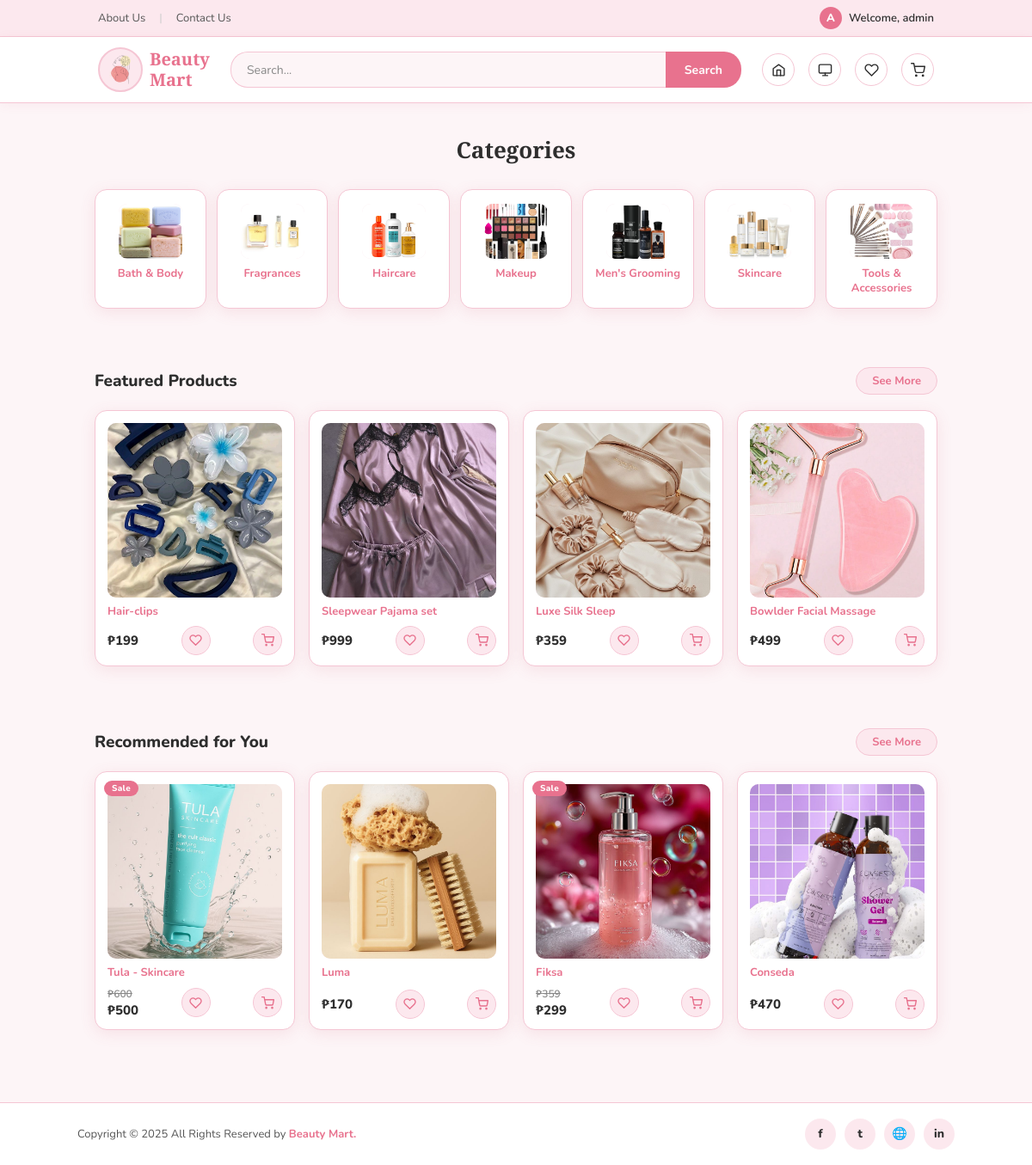
The page /3-customer/dashboard.php (signed in) on the database its author committed.
### tables this page shows
CREATE TABLE `products` (
  `id` int(11) NOT NULL,
  `seller_id` int(11) NOT NULL,
  `category_id` int(11) DEFAULT NULL,
  `name` varchar(100) NOT NULL,
  `description` text DEFAULT NULL,
  `price` decimal(10,2) NOT NULL,
  `stock` int(11) NOT NULL DEFAULT 0,
  `image` varchar(255) DEFAULT 'default.jpg' COMMENT 'Primary thumbnail; additional images in product_images',
  `created_at` timestamp NOT NULL DEFAULT current_timestamp(),
  `updated_at` timestamp NOT NULL DEFAULT current_timestamp() ON UPDATE current_timestamp()
);

### 3-customer/dashboard.php (the view, shortened to what this page needs)
<?php
require_once '../includes/functions.php';
$stmt = $pdo->query("SELECT * FROM products ORDER BY created_at DESC");
$products = $stmt->fetchAll();
$featured = array_slice($products, 0, 4);
$recommended = array_slice($products, 4, 4);
$categories = [
    ['name' => 'Bath & Body', 'img' => '../images/category-img/cat-bath.png'],
    ['name' => 'Fragrances', 'img' => '../images/category-img/cat-frag.png'],
    ['name' => 'Haircare', 'img' => '../images/category-img/cat-hair.png'],
    ['name' => 'Makeup', 'img' => '../images/category-img/cat-makeup.png'],
    ['name' => "Men's Grooming", 'img' => '../images/category-img/cat-men.png'],
    ['name' => 'Skincare', 'img' => '../images/category-img/cat-skin.png'],
    ['name' => 'Tools & Accessories', 'img' => '../images/category-img/cat-tools.png'],
];
?>
<!DOCTYPE html>
<html lang="en">
<head>
    <link rel="stylesheet" href="../css/customer_dash.css">
    <link rel="stylesheet" href="../css/responsive.css">
</head>
<body>
    <div class="top-bar">
        <div class="inner">
            <div class="left">
                <a href="../includes/about.php">About Us</a>
                <span class="sep">|</span>
                <a href="../includes/contact.php">Contact Us</a>
            </div>
            <div class="right">
                <a href="profile.php">
                </a>
                Welcome, <?= htmlspecialchars($_SESSION['username']) ?>
            </div>
        </div>
    </div>
    <nav class="navbar">
        <div class="inner">
            <a href="dashboard.php" class="logo">
                <div class="logo-icon">
                    <img src="../images/logo.png" alt="Logo">
                </div>
                <div class="logo-text"><span>Beauty</span><span>Mart</span></div>
            </a>
            <div class="search-wrap">
                <input type="text" placeholder="Search...">
                <button type="button">Search</button>
            </div>
            <div class="nav-icons">
                <a href="dashboard.php" title="Home">
                    <svg width="17" height="17" viewBox="0 0 24 24" fill="none" stroke="currentColor" stroke-width="2"
                        stroke-linecap="round" stroke-linejoin="round">
                        <path d="M3 9.5L12 3l9 6.5V20a1 1 0 0 1-1 1H4a1 1 0 0 1-1-1V9.5z" />
                        <polyline points="9 21 9 12 15 12 15 21" />
                    </svg>
                </a>
                <a href="orders.php" title="Orders">
                    <svg width="17" height="17" viewBox="0 0 24 24" fill="none" stroke="currentColor" stroke-width="2"
                        stroke-linecap="round" stroke-linejoin="round">
                        <rect x="2" y="3" width="20" height="14" rx="2" />
                        <path d="M8 21h8M12 17v4" />
                    </svg>
                </a>
                <a href="wishlist.php" title="Wishlist">
                    <svg width="17" height="17" viewBox="0 0 24 24" fill="none" stroke="currentColor" stroke-width="2"
                        stroke-linecap="round" stroke-linejoin="round">
                        <path
                            d="M20.84 4.61a5.5 5.5 0 0 0-7.78 0L12 5.67l-1.06-1.06a5.5 5.5 0 0 0-7.78 7.78l1.06 1.06L12 21.23l7.78-7.78 1.06-1.06a5.5 5.5 0 0 0 0-7.78z" />
                    </svg>
                </a>
                <a href="cart.php" title="Cart">
                    <svg width="17" height="17" viewBox="0 0 24 24" fill="none" stroke="currentColor" stroke-width="2"
                        stroke-linecap="round" stroke-linejoin="round">
                        <circle cx="9" cy="21" r="1" />
                        <circle cx="20" cy="21" r="1" />
                        <path d="M1 1h4l2.68 13.39a2 2 0 0 0 2 1.61h9.72a2 2 0 0 0 2-1.61L23 6H6" />
                    </svg>
                </a>
            </div>
        </div>
    </nav>
    <div class="page">
        <div class="section">
            <h2 class="section-title">Categories</h2>
            <div class="cat-grid">
                <?php foreach ($categories as $cat): ?>
                    <a href="products.php?category=<?= urlencode($cat['name']) ?>" class="cat-card">
                        <div class="cat-img-wrap">
                            <img src="<?= htmlspecialchars($cat['img']) ?>" alt="<?= htmlspecialchars($cat['name']) ?>"
                                onerror="this.style.opacity='.3'">
                        </div>
                        <span class="cat-name"><?= htmlspecialchars($cat['name']) ?></span>
                    </a>
                <?php endforeach; ?>
            </div>
        </div>
        <div class="section section-gap" style="padding-top:32px;">
            <div class="section-header">
                <h2>Featured Products</h2>
                <a href="products.php"><button class="see-more-btn">See More</button></a>
            </div>
            <div class="prod-grid">
                <?php foreach ($featured as $p): ?>
                    <div class="prod-card">
                        <div class="prod-img">
                            <img src="../product_images/<?= htmlspecialchars($p['image']) ?>"
                                alt="<?= htmlspecialchars($p['name']) ?>" onerror="this.style.opacity='.3'">
                        </div>
                        <div class="prod-name"><?= htmlspecialchars($p['name']) ?></div>
                        <div class="prod-footer">
                            <div class="prod-price-wrap">
                                <span class="prod-price">₱<?= number_format($p['price'], 0) ?></span>
                            </div>
                            <form method="post" action="add_to_cart.php" style="display:contents;">
                                <button type="submit" class="cart-btn" title="Add to wishlist" formaction="wishlist.php" name="add_to_wishlist">
                                    <svg width="15" height="15" viewBox="0 0 24 24" fill="none" stroke="currentColor"
                                        stroke-width="2.2" stroke-linecap="round" stroke-linejoin="round">
                                        <path d="M20.84 4.61a5.5 5.5 0 0 0-7.78 0L12 5.67l-1.06-1.06a5.5 5.5 0 0 0-7.78 7.78l1.06 1.06L12 21.23l7.78-7.78 1.06-1.06a5.5 5.5 0 0 0 0-7.78z" />
                                    </svg>
                                </button>
                                <button type="submit" class="cart-btn" title="Add to cart">
                                    <svg width="15" height="15" viewBox="0 0 24 24" fill="none" stroke="currentColor"
                                        stroke-width="2.2" stroke-linecap="round" stroke-linejoin="round">
                                        <circle cx="9" cy="21" r="1" />
                                        <circle cx="20" cy="21" r="1" />
                                        <path d="M1 1h4l2.68 13.39a2 2 0 0 0 2 1.61h9.72a2 2 0 0 0 2-1.61L23 6H6" />
                                    </svg>
                                </button>
                            </form>
                        </div>
                    </div>
                <?php endforeach; ?>
            </div>
        </div>
        <div class="section section-gap" style="padding-top:28px;">
            <div class="section-header">
                <h2>Recommended for You</h2>
                <a href="products.php?sort=recommended"><button class="see-more-btn">See More</button></a>
            </div>
            <div class="prod-grid">
                <?php foreach ($recommended as $idx => $p): ?>
                    <?php
                    $showSale = in_array($idx, [0, 2]);
                    $origPrice = $showSale ? number_format($p['price'] * 1.2, 0) : null;
                    ?>
                    <div class="prod-card">
                        <?php if ($showSale): ?>
                            <span class="badge-sale">Sale</span>
                        <?php endif; ?>
                        <div class="prod-img">
                            <img src="../product_images/<?= htmlspecialchars($p['image']) ?>"
                                alt="<?= htmlspecialchars($p['name']) ?>" onerror="this.style.opacity='.3'">
                        </div>
                        <div class="prod-name"><?= htmlspecialchars($p['name']) ?></div>
                        <div class="prod-footer">
                            <div class="prod-price-wrap">
                                <?php if ($origPrice): ?>
                                    <span class="prod-price-orig">₱<?= $origPrice ?></span>
                                <?php endif; ?>
                                <span class="prod-price">₱<?= number_format($p['price'], 0) ?></span>
                            </div>
                            <form method="post" action="add_to_cart.php" style="display:contents;">
                                <button type="submit" class="cart-btn" title="Add to wishlist" formaction="wishlist.php" name="add_to_wishlist">
                                    <svg width="15" height="15" viewBox="0 0 24 24" fill="none" stroke="currentColor"
                                        stroke-width="2.2" stroke-linecap="round" stroke-linejoin="round">
                                        <path d="M20.84 4.61a5.5 5.5 0 0 0-7.78 0L12 5.67l-1.06-1.06a5.5 5.5 0 0 0-7.78 7.78l1.06 1.06L12 21.23l7.78-7.78 1.06-1.06a5.5 5.5 0 0 0 0-7.78z" />
                                    </svg>
                                </button>
                                <button type="submit" class="cart-btn" title="Add to cart">
                                    <svg width="15" height="15" viewBox="0 0 24 24" fill="none" stroke="currentColor"
                                        stroke-width="2.2" stroke-linecap="round" stroke-linejoin="round">
                                        <circle cx="9" cy="21" r="1" />
                                        <circle cx="20" cy="21" r="1" />
                                        <path d="M1 1h4l2.68 13.39a2 2 0 0 0 2 1.61h9.72a2 2 0 0 0 2-1.61L23 6H6" />
                                    </svg>
                                </button>
                            </form>
                        </div>
                    </div>
                <?php endforeach; ?>
            </div>
        </div>
    </div>
    <footer>
        <div class="inner">
            <p class="copy">Copyright &copy; 2025 All Rights Reserved by <span>Beauty Mart.</span></p>
            <div class="socials">
                <a href="#" title="Facebook">f</a>
                <a href="#" title="Twitter">t</a>
                <a href="#" title="Website">🌐</a>
                <a href="#" title="LinkedIn">in</a>
            </div>
        </div>
    </footer>
</body>
</html>

### css/responsive.css (style rules this page uses)
@media (min-width: 1025px) { .navbar .inner { gap: 24px; } }
@media (min-width: 1025px) { .logo { gap: 8px; flex-shrink: 0; } }
@media (min-width: 1025px) { .logo-icon { width: 52px; height: 52px; } }
@media (min-width: 1025px) { .logo-text { font-size: 20px; } }
@media (min-width: 1025px) { .search-wrap { flex: 1; } }
@media (min-width: 1025px) { .search-wrap input { height: 42px; font-size: 14px; padding: 0 18px; } }
@media (min-width: 1025px) { .search-wrap button { height: 42px; padding: 0 22px; font-size: 14px; } }
@media (min-width: 1025px) { .nav-icons { gap: 16px; flex-shrink: 0; } }
@media (min-width: 1025px) { .nav-icons a { width: 38px; height: 38px; font-size: 18px; } }
@media (min-width: 1025px) { .cat-card { padding: 16px 12px 14px; } }
@media (min-width: 1025px) { .cat-card .cat-name { font-size: 13px; } }
@media (min-width: 1025px) { .section { padding: 36px 20px; } }
@media (min-width: 1025px) { .section-title { font-size: 26px; margin-bottom: 28px; } }
@media (min-width: 1025px) { footer .inner { justify-content: space-between; gap: 12px; } }
@media (min-width: 1025px) { footer .copy { font-size: 13px; } }
@media (min-width: 1025px) { footer .socials { gap: 10px; } }
@media (min-width: 1025px) { footer .socials a { width: 36px; height: 36px; } }

### rows shown on the page
products: image (picture), name "Hair-clips", price "199"
products: image (picture), name "Sleepwear Pajama set", price "999"
products: image+name (picture), name "Luxe Silk Sleep", price "359"
products: image+name (picture), name "Bowlder Facial Massage", price "499"
products: shows "Sale", image (picture), name "Tula - Skincare", price "600", price "500"
products: image (picture), name "Luma", price "170"
products: shows "Sale", image (picture), name "Fiksa", price "359", price "299"
products: image+name (picture), name "Conseda", price "470"

### other values the page prints
substr($username, 0, 1) "A"
$_SESSION['username'] "admin"
$cat['name'] "Bath & Body"
$cat['name'] "Fragrances"
$cat['name'] "Haircare"
$cat['name'] "Makeup"
$cat['name'] "Men's Grooming"
$cat['name'] "Skincare"
$cat['name'] "Tools & Accessories"
